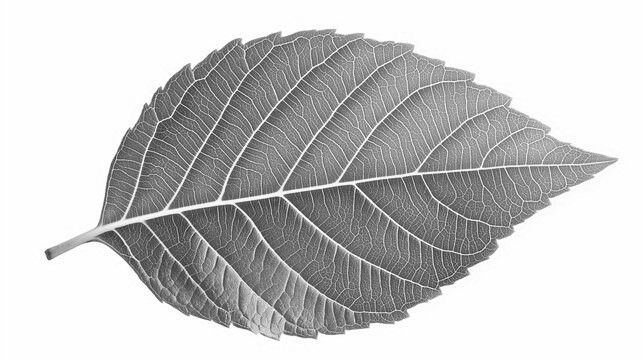
#> input picture project-2/instructions/images-project-2/leaf.jpg, 643 x 360 px, found by its file name
$ jupyter execute exercise-1.ipynb   (shell and % lines are left out)
#> lines starting #> are read from the running program, lines starting #| are printed output that depends on the picture; after the words box and inside, x2 and y2 are one past the last pixel; in counts of white or black regions, pixels touching at a corner belong together
# Άσκηση 1, Ανίχνευση ακμών:
Θεωρήστε  τις  εικόνες  αποχρώσεων  του  γκρι  (grayscale image) `leaf.jpg`, `X-ray.jpeg` και `parking-lot.jpg`.

**Ζητούμενα:**

Α. Σχεδιάστε, περιγράψτε και εφαρμόστε 3 διαφορετικές μεθόδους για την ανίχνευση των κύριων ακμών κάθε εικόνας (δηλαδή να δοθεί έμφαση στην ανίχνευση των ορίων και των περιγραμμάτων των εικονιζόμενων αντικειμένων).

Β. Για κάθε εικόνα, τυπώστε την αρχική εκδοχή της και τις 3 βέλτιστες δυαδικές μάσκες ανίχνευσης ακμών κάθε μεθόδου. Σχολιάστε τα αποτελέσματα.

Για όλες τις περιπτώσεις ανίχνευσης ακμών, τυπώστε μόνο τη (βέλτιστη) δυαδική μάσκα που προκύπτει από κάθε μέθοδο και εξηγήστε λεπτομερώς τη διαδικασία σχεδίασης (π.χ. επιλογή μεθόδου, καθορισμός παραμέτρων, κτλ.).

[cell 1]
import skimage as ski
import matplotlib.pyplot as plt
import numpy as np
import scipy as sci

# Φόρτωση εικόνων
image_leaf = ski.io.imread("https://github.com/KaratziasK/Digital-Image-Processing/blob/main/project-2/instructions/images-project-2/leaf.jpg?raw=true")
#> image_leaf is the input picture: shape (360, 643); min 48, max 255, mean 198.5
image_x_ray = ski.io.imread("https://github.com/KaratziasK/Digital-Image-Processing/blob/main/project-2/instructions/images-project-2/X-ray.jpeg?raw=true")
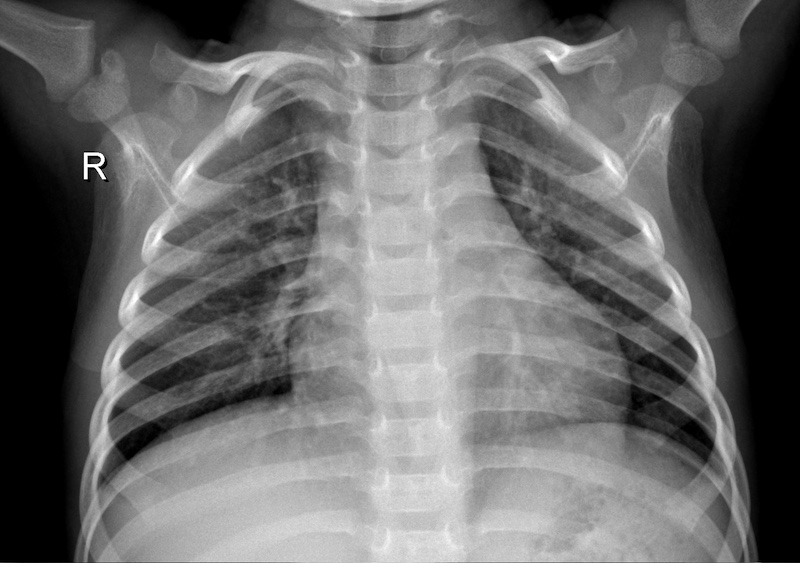
#> input picture project-2/instructions/images-project-2/X-ray.jpeg, 800 x 563 px, found by its file name
#> image_x_ray is the input picture: shape (563, 800); min 0, max 255, mean 106.2
image_parking_lot = ski.io.imread("https://github.com/KaratziasK/Digital-Image-Processing/blob/main/project-2/instructions/images-project-2/parking-lot.jpg?raw=true")
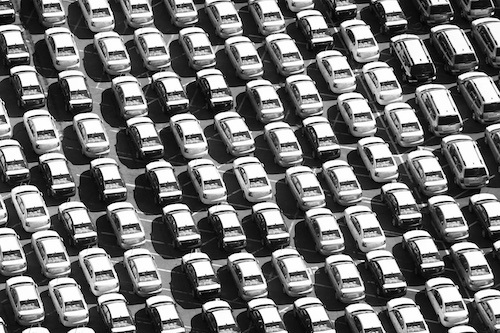
#> input picture project-2/instructions/images-project-2/parking-lot.jpg, 500 x 333 px, found by its file name
#> image_parking_lot is the input picture: shape (333, 500); min 0, max 255, mean 114.3

# Λίστα εικόνων και τίτλων
images = [image_leaf, image_x_ray, image_parking_lot]
titles = ['Leaf', 'X-ray', 'Parking Lot']

# Kirsch masks
A = 15
kirsch_masks = [
    np.array([[5, 5, 5], [-3, 0, -3], [-3, -3, -3]]) / A,
    np.array([[-3, 5, 5], [-3, 0, 5], [-3, -3, -3]]) / A,
    np.array([[-3, -3, 5], [-3, 0, 5], [-3, -3, 5]]) / A,
    np.array([[-3, -3, -3], [-3, 0, 5], [-3, 5, 5]]) / A,
    np.array([[-3, -3, -3], [-3, 0, -3], [5, 5, 5]]) / A,
    np.array([[-3, -3, -3], [5, 0, -3], [5, 5, -3]]) / A,
    np.array([[5, -3, -3], [5, 0, -3], [5, -3, -3]]) / A,
    np.array([[5, 5, -3], [5, 0, -3], [-3, -3, -3]]) / A,
]

canny_edges = []
log_edges = []
kirsch_edges = []

# Canny
image_leaf_canny = ski.feature.canny(image_leaf, sigma=1.1)
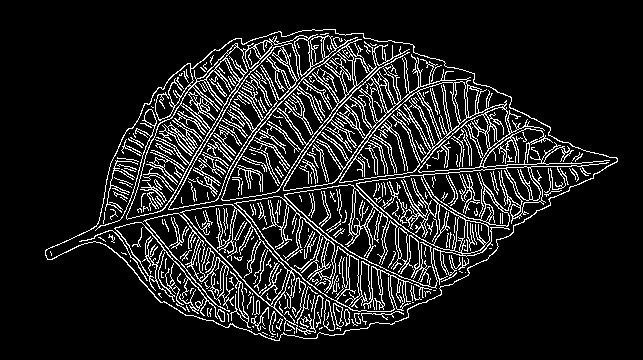
#> image_leaf_canny: shape (360, 643) bool; 12.2% white in thin lines or dots, all inside (x1, y1, x2, y2) = (45, 29, 618, 341)
image_x_ray_canny = ski.feature.canny(image_x_ray, sigma=1)
#> image_x_ray_canny: shape (563, 800) bool; 6.6% white in thin lines or dots
image_parking_lot_canny = ski.feature.canny(image_parking_lot, sigma=1.8)
#> image_parking_lot_canny: shape (333, 500) bool; 14.3% white in thin lines or dots

canny_edges.append(image_leaf_canny)
canny_edges.append(image_x_ray_canny)
canny_edges.append(image_parking_lot_canny)

# LoG
image_leaf_gauss = ski.filters.gaussian(image_leaf, sigma=1)
image_x_ray_gauss = ski.filters.gaussian(image_x_ray, sigma=1.3)
image_parking_lot_gauss = ski.filters.gaussian(image_parking_lot, sigma=0.9)

image_leaf_laplace = ski.filters.laplace(image_leaf_gauss)
image_x_ray_laplace = ski.filters.laplace(image_x_ray_gauss)
image_parking_lot_laplace = ski.filters.laplace(image_parking_lot_gauss)

threshold_log_leaf = 3
threshold_log_x_ray = 1.8
threshold_log_parking_lot = 2

image_leaf_edges = (image_leaf_laplace *255) > threshold_log_leaf
#> image_leaf_edges: shape (360, 643) bool; 16.2% white in thin lines or dots, all inside (x1, y1, x2, y2) = (41, 26, 621, 344)
image_x_ray_edges = (image_x_ray_laplace *255) > threshold_log_x_ray
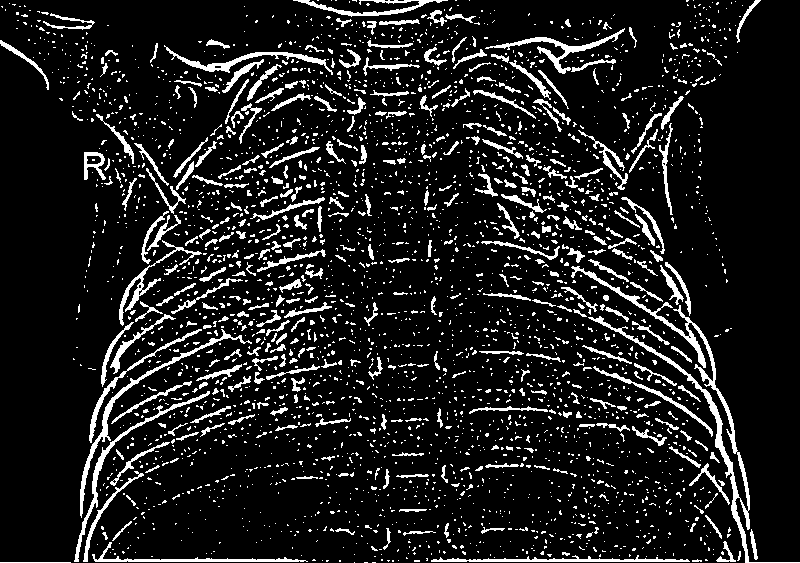
#> image_x_ray_edges: shape (563, 800) bool; 11.4% white; 3076 white regions (2675 under 20 px), largest, box (x1, y1, x2, y2) and area: (571, 266, 800, 563) 3415, (80, 329, 252, 518) 1161, (74, 391, 210, 562) 944
image_parking_lot_edges = (image_parking_lot_laplace *255) > threshold_log_parking_lot
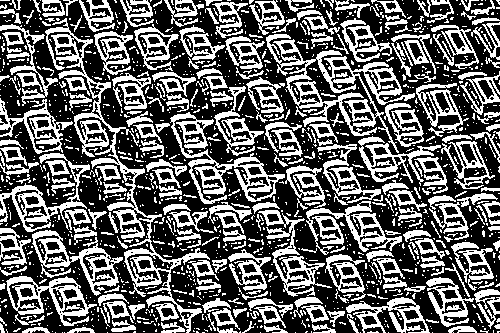
#> image_parking_lot_edges: shape (333, 500) bool; 39.3% white; 1441 white regions (1161 under 20 px), largest, box (x1, y1, x2, y2) and area: (45, 18, 210, 333) 4794, (266, 34, 415, 153) 3767, (170, 112, 285, 204) 2437

log_edges.append(image_leaf_edges)
log_edges.append(image_x_ray_edges)
log_edges.append(image_parking_lot_edges)

# Kirsch
image_leaf_kirsch = sci.ndimage.convolve(image_leaf, kirsch_masks[0])
image_x_ray_kirsch = sci.ndimage.convolve(image_x_ray, kirsch_masks[0])
image_parking_lot_kirsch = sci.ndimage.convolve(image_parking_lot, kirsch_masks[0])

# Εφαρμογή των masks
for m in kirsch_masks[1:]:
    image_leaf_kirsch = np.maximum(image_leaf_kirsch, sci.ndimage.convolve(image_leaf, m))
    image_x_ray_kirsch = np.maximum(image_x_ray_kirsch, sci.ndimage.convolve(image_x_ray, m))
    image_parking_lot_kirsch = np.maximum(image_parking_lot_kirsch, sci.ndimage.convolve(image_parking_lot, m))
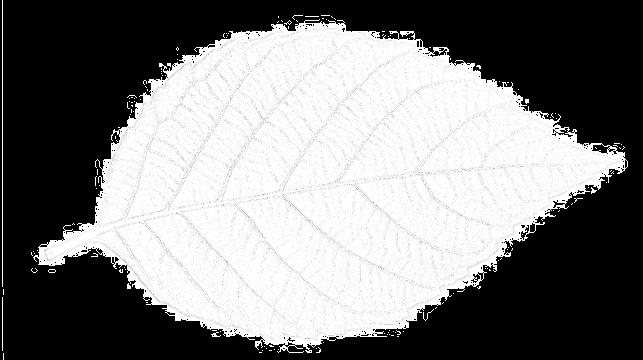
#> image_leaf_kirsch: shape (360, 643); min 0, max 255, mean 126
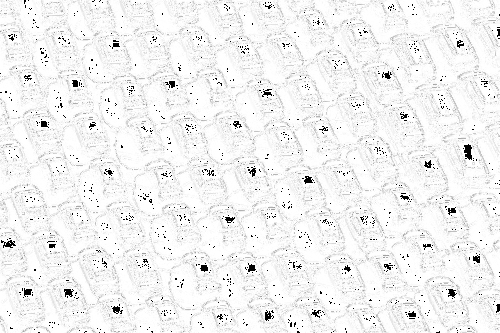
#> image_parking_lot_kirsch: shape (333, 500); min 0, max 255, mean 241
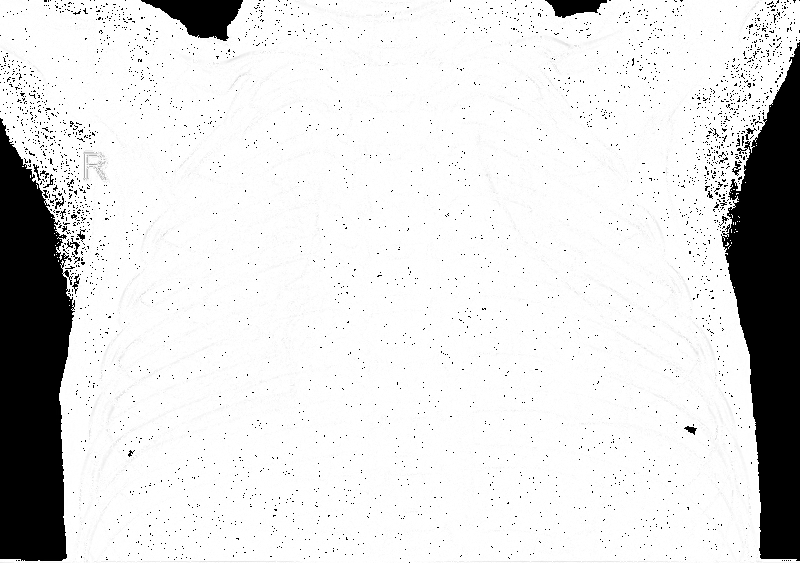
#> image_x_ray_kirsch: shape (563, 800); min 0, max 255, mean 221

threshold_kirsch_leaf = 7
threshold_kirsch_x_ray = 3
threshold_kirsch_parking_lot = 12

image_leaf_kirsch_edges = (image_leaf_kirsch * 255) > threshold_kirsch_leaf
#> image_leaf_kirsch_edges: shape (360, 643) bool; 15.3% white in thin lines or dots, all inside (x1, y1, x2, y2) = (37, 16, 624, 352)
image_x_ray_kirsch_edges = (image_x_ray_kirsch * 255) > threshold_kirsch_x_ray
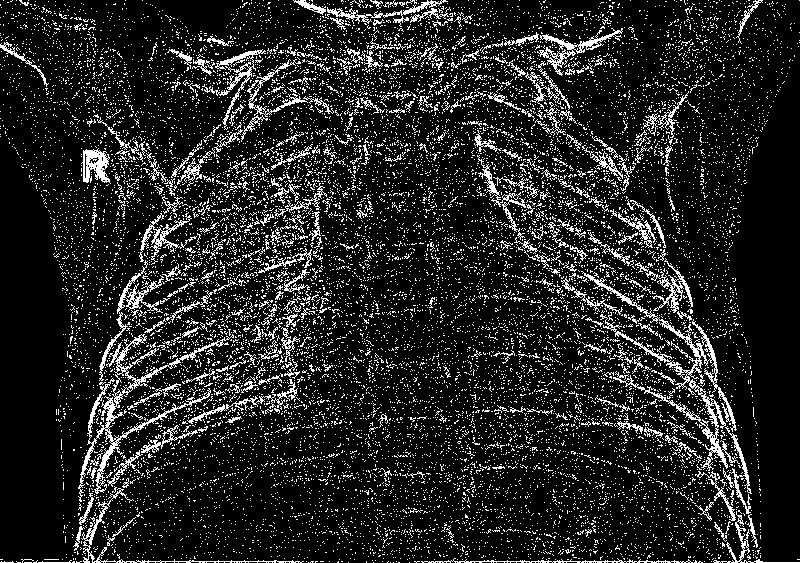
#> image_x_ray_kirsch_edges: shape (563, 800) bool; 13.9% white in thin lines or dots
image_parking_lot_kirsch_edges = (image_parking_lot_kirsch * 255) > threshold_kirsch_parking_lot
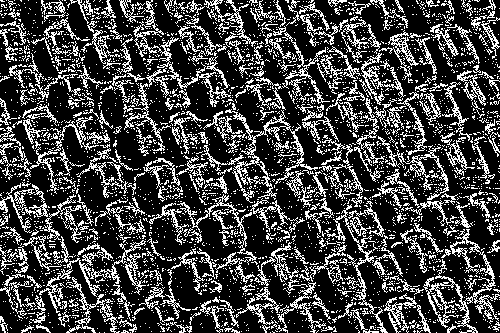
#> image_parking_lot_kirsch_edges: shape (333, 500) bool; 26.3% white in thin lines or dots

kirsch_edges.append(image_leaf_kirsch_edges)
kirsch_edges.append(image_x_ray_kirsch_edges)
kirsch_edges.append(image_parking_lot_kirsch_edges)

# Plot
fig, axes = plt.subplots(len(images), 4, figsize=(16, 4 * len(images)))

for idx, (img, title) in enumerate(zip(images, titles)):
    # Original
    axes[idx, 0].imshow(img, cmap='gray')
    axes[idx, 0].set_title(f"{title} - Original")
    axes[idx, 0].axis('off')

    # Canny
    axes[idx, 1].imshow(canny_edges[idx], cmap='gray')
    axes[idx, 1].set_title("Canny Edges")
    axes[idx, 1].axis('off')

    # Marr-Hildreth (LoG)
    axes[idx, 2].imshow(log_edges[idx], cmap='gray')
    axes[idx, 2].set_title("Marr-Hildreth (LoG)")
    axes[idx, 2].axis('off')

    # Kirsch
    axes[idx, 3].imshow(kirsch_edges[idx], cmap='gray')
    axes[idx, 3].set_title("Kirsch Edges")
    axes[idx, 3].axis('off')
#> this loop made 3 passes
#> title on passes 1 to 3: 'Leaf', 'X-ray', 'Parking Lot'

plt.tight_layout()
plt.show()
